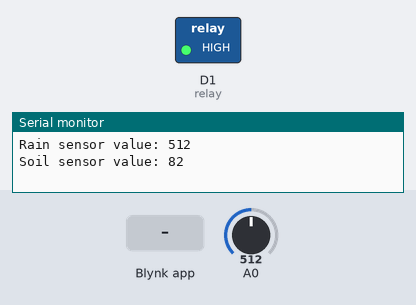
The sketch below on a simulated ESP8266 (NodeMCU). Parts: switched loads named in the sketch (green lamp = pin HIGH), the last lines printed to the serial monitor. The test bench sets the inputs (shaded band); at power-on: A0 = 512. WiFi joins after 1.5 s; servers stay silent unless stated.

Above: at 3.0 s.
3.1 s: Blynk app writes 0 to V1
At 5.0 s:
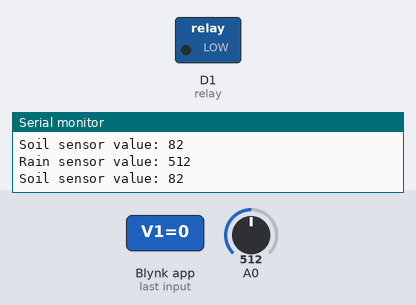
5.3 s: Blynk app writes 1 to V1
At 6.7 s:
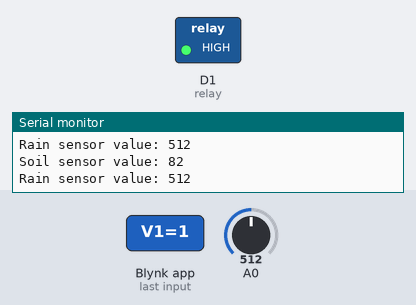
7.3 s: Blynk app writes 200 to V1
At 8.3 s:
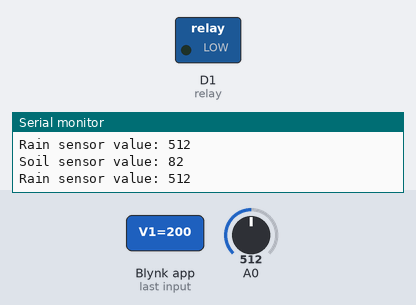
Timing chart, 0 to 10.3 s (numbered marks = the images above; inputs shaded):
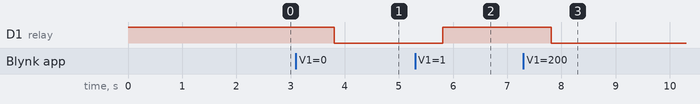

Measured:
- after the input at 3.1 s, D1 (relay): HIGH → LOW after 0.71 s
- after the input at 5.3 s, D1 (relay): LOW → HIGH after 0.51 s
- after the input at 7.3 s, D1 (relay): HIGH → LOW after 0.51 s

The sketch:

nodemcu.ino
```cpp
#define BLYNK_TEMPLATE_ID "TMPL3OOHh0piz"
#define BLYNK_TEMPLATE_NAME "nodemcu"
#define BLYNK_AUTH_TOKEN "kTYtbtD4AwxW0b9egheJvKVRowM8fYvh"
// #define BLYNK_TEMPLATE_ID "TMPL3OOHh0piz"
// #define BLYNK_TEMPLATE_NAME "nodemcu"
// #define BLYNK_AUTH_TOKEN "UTjYiNPhQ5OGfCxdOO1q2hW0_A22rWPu"89
#define BLYNK_PRINT Serial
#include <SPI.h>
#include <ESP8266WiFi.h>
#include <BlynkSimpleEsp8266.h>


#define BLYNK_PRINT Serial


#define RAIN_SENSOR_PIN D5
#define RAIN_SENSOR_THRESHOLD 100
#define SOIL_SENSOR_PIN D6
#define SOIL_SENSOR_THRESHOLD 100
char auth[] = BLYNK_AUTH_TOKEN;
char ssid[] = "Realme X3";
char pass[] = "12233456677";

BlynkTimer timer;


#include <DHT.h>
#define DHTPIN D4
#define DHTTYPE DHT11
#define relay D1
DHT dht(DHTPIN, DHTTYPE);

// void sendSensor()
// {

//   int value = analogRead(D6);
//   value = map(value,400,1023,100,0);
//   float h = dht.readHumidity();
//   float t = dht.readTemperature();

//   if (isnan(h) || isnan(t)) {
//     Serial.println("Failed to read from DHT sensor!");
//     return;
//   }
//   if (value < SOIL_SENSOR_THRESHOLD){
//     Blynk.logEvent("wateralert");
//   }

//   int sensorValue = analogRead(RAIN_SENSOR_PIN);
//   sensorValue = map(sensorValue,400,1023,100,0);

//   if (sensorValue > RAIN_SENSOR_THRESHOLD) {
//     Blynk.logEvent("rainalert");
//   }


//     Blynk.virtualWrite(V0, sensorValue);
//     Blynk.run();
//     Blynk.virtualWrite(V2, value);
//     Blynk.virtualWrite(V6, t);
//     Blynk.virtualWrite(V5, h);
//     Serial.print("Rain sensor value: ");
//     Serial.println(sensorValue);
//     Serial.print("Soil Moisture : ");
//     Serial.print(value);
//     Serial.print("Temperature : ");
//     Serial.print(t);
//     Serial.print("    Humidity : ");
//     Serial.println(h);

// }
// void setup()
// {

//   Serial.begin(115200);
//   pinMode(relay, OUTPUT);
//   digitalWrite(relay, HIGH);
//   Blynk.begin(auth, ssid, pass);
//   dht.begin();
//   timer.setInterval(100L, sendSensor);

//   }

// BLYNK_WRITE(V1){
//   if(param.asInt()==1){
//     digitalWrite(relay, HIGH);
//   }else{
//     digitalWrite(relay, LOW);
//   }
// }

// void loop()
// {
//   Blynk.run();
//   timer.run();
//  }
void setup()
{
  Serial.begin(115200);
  pinMode(relay, OUTPUT);
  digitalWrite(relay, HIGH);
  Blynk.begin(BLYNK_AUTH_TOKEN, ssid, pass);
}
  BLYNK_WRITE(V1){
  if(param.asInt()==1){
    digitalWrite(relay, HIGH);
    }else{
    digitalWrite(relay, LOW);
   }
  }
void loop()
{
  int sensorValue = analogRead(RAIN_SENSOR_PIN);
  Serial.print("Rain sensor value: ");
  Serial.println(sensorValue);

  if (sensorValue < RAIN_SENSOR_THRESHOLD) {
    Blynk.logEvent("rainalert");
  }

  Blynk.virtualWrite(V0, sensorValue);

  Blynk.run();
  delay(1000);


  int value = analogRead(SOIL_SENSOR_PIN);
  value = map(value,400,1023,100,0);

  Serial.print("Soil sensor value: ");
  Serial.println(value);

  if (value < SOIL_SENSOR_THRESHOLD) {
    Blynk.logEvent("wateralert");
  }

  Blynk.virtualWrite(V2, value);

  Blynk.run();
  delay(1000);
}
```
